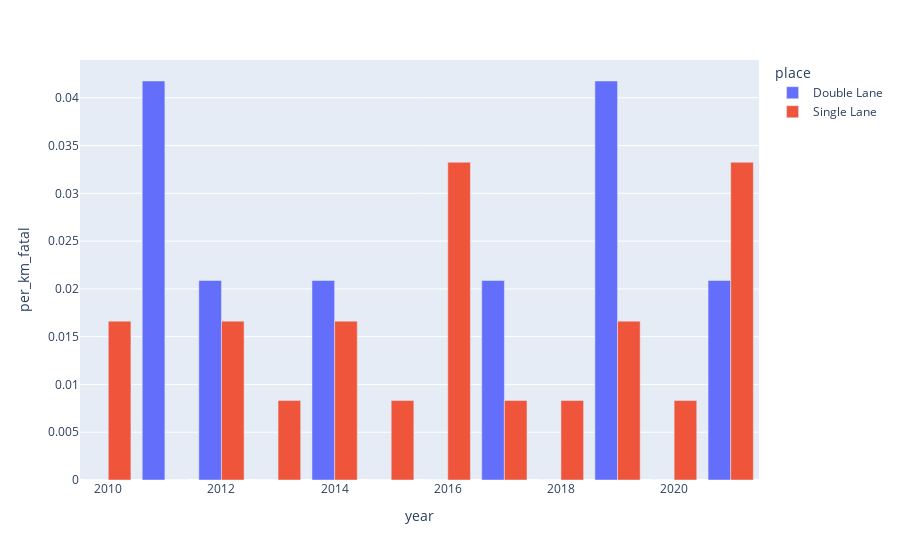

Source (notebook cell):
### Code cell
px.bar(df_agg, x='year', y='per_km_fatal', color='place', barmode='group')

### Figure 1 — Plotly figure (JSON) as saved in the notebook; plotly's stock layout.template omitted (floating-point values rounded to 4 significant figures)
{"data": [{"alignmentgroup": "True", "hovertemplate": "place=Double Lane<br>year=%{x}<br>per_km_fatal=%{y}<extra></extra>", "legendgroup": "Double Lane", "marker": {"color": "#636efa"}, "name": "Double Lane", "offsetgroup": "Double Lane", "orientation": "v", "showlegend": true, "textposition": "auto", "type": "bar", "x": [2010, 2011, 2012, 2013, 2014, 2015, 2016, 2017, 2018, 2019, 2020, 2021], "xaxis": "x", "y": [0, 0.04175, 0.02088, 0, 0.02088, 0, 0, 0.02088, 0, 0.04175, 0, 0.02088], "yaxis": "y"}, {"alignmentgroup": "True", "hovertemplate": "place=Single Lane<br>year=%{x}<br>per_km_fatal=%{y}<extra></extra>", "legendgroup": "Single Lane", "marker": {"color": "#EF553B"}, "name": "Single Lane", "offsetgroup": "Single Lane", "orientation": "v", "showlegend": true, "textposition": "auto", "type": "bar", "x": [2010, 2011, 2012, 2013, 2014, 2015, 2016, 2017, 2018, 2019, 2020, 2021], "xaxis": "x", "y": [0.01663, 0, 0.01663, 0.008313, 0.01663, 0.008313, 0.03325, 0.008313, 0.008313, 0.01663, 0.008313, 0.03325], "yaxis": "y"}], "layout": {"barmode": "group", "legend": {"title": {"text": "place"}, "tracegroupgap": 0}, "margin": {"t": 60}, "xaxis": {"anchor": "y", "domain": [0, 1], "title": {"text": "year"}}, "yaxis": {"anchor": "x", "domain": [0, 1], "title": {"text": "per_km_fatal"}}}}
